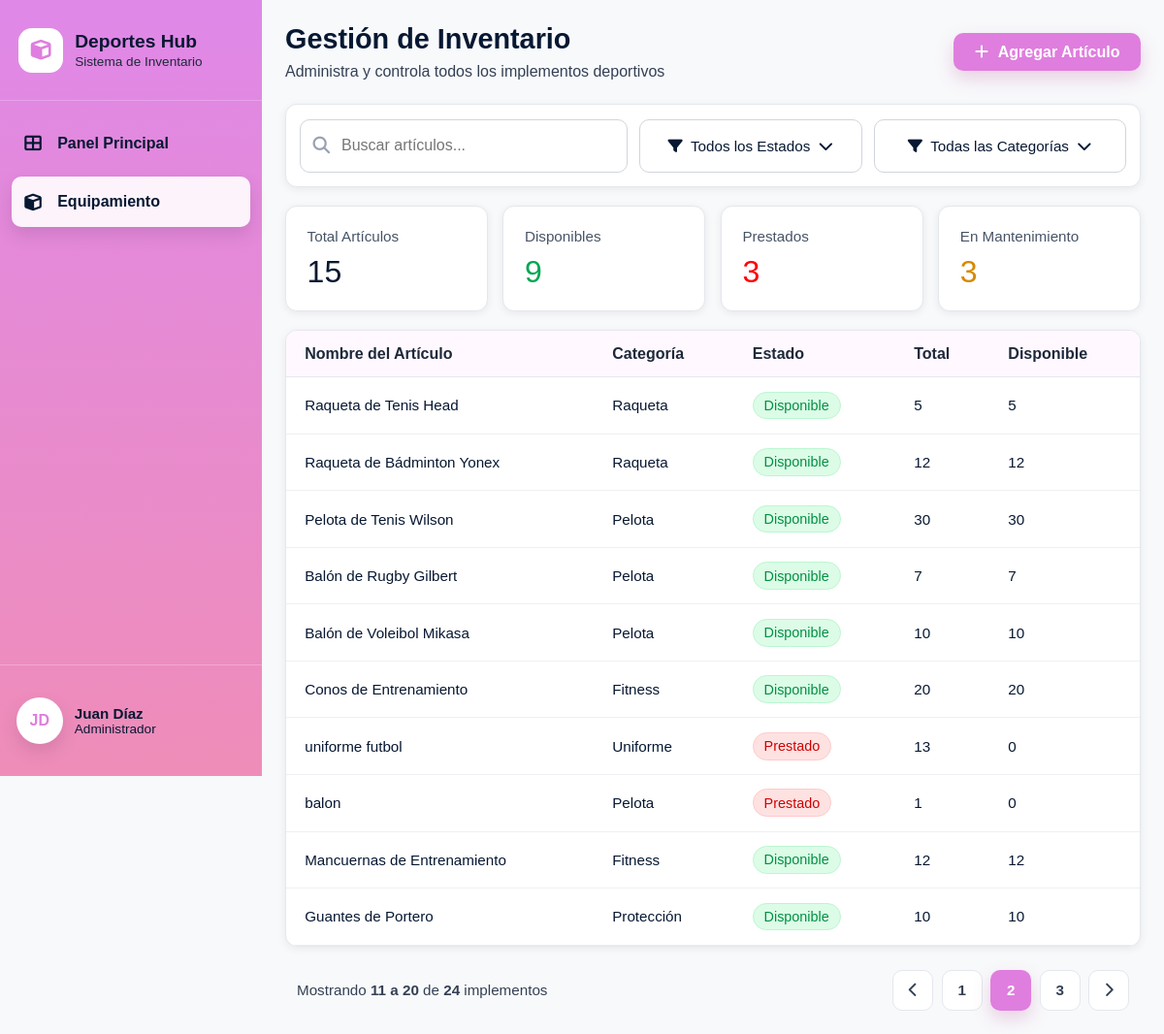
Screenshot of /index.php?pagina=2 (signed in) with the database file from the repository.
### tables this page shows
CREATE TABLE `implementos` (
  `id_implemento` int(11) NOT NULL,
  `id_categoria` int(11) NOT NULL,
  `nombre_implemento` varchar(100) NOT NULL,
  `codigo_implemento` varchar(30) NOT NULL,
  `descripcion` text DEFAULT NULL,
  `cantidad_total` int(11) NOT NULL DEFAULT 0,
  `cantidad_disponible` int(11) NOT NULL DEFAULT 0,
  `estado` enum('disponible','prestado','mantenimiento','inactivo') NOT NULL DEFAULT 'disponible',
  `ubicacion` varchar(100) DEFAULT NULL,
  `fecha_registro` timestamp NOT NULL DEFAULT current_timestamp()
);

CREATE TABLE `categorias` (
  `id_categoria` int(11) NOT NULL,
  `nombre_categoria` varchar(80) NOT NULL,
  `descripcion` varchar(255) DEFAULT NULL,
  `estado` enum('activa','inactiva') NOT NULL DEFAULT 'activa'
);

### index.php (the view, shortened to what this page needs)
<?php
include("conexion.php");
$registros_por_pagina = 10;
$pagina_actual = isset($_GET["pagina"]) ? (int)$_GET["pagina"] : 1;
$inicio = ($pagina_actual - 1) * $registros_por_pagina;
$total_consulta = $conexion->query("SELECT COUNT(*) AS total FROM implementos");
$total_fila = $total_consulta->fetch_assoc();
$total_implementos = $total_fila["total"];
$total_paginas = ceil($total_implementos / $registros_por_pagina);
$consulta_implementos = $conexion->query("
    SELECT
        i.id_implemento,
        i.nombre_implemento,
        i.codigo_implemento,
        i.cantidad_total,
        i.cantidad_disponible,
        i.estado,
        i.ubicacion,
        c.nombre_categoria
    FROM implementos i
    INNER JOIN categorias c ON i.id_categoria = c.id_categoria
    ORDER BY i.id_implemento DESC
    LIMIT $inicio, $registros_por_pagina
");
?>
<!DOCTYPE html>
<html lang="es">
<head>
    <link rel="stylesheet" href="defaul.css">
</head>
<body class="inventario-page">
    <div class="inventario-contenedor">
        <aside class="inventario-menu">
            <div class="inventario-logo">
                <div class="inventario-logo-icon">
                    <i class="fa-solid fa-cube"></i>
                </div>
                <div>
                    <h2>Deportes Hub</h2>
                    <p>Sistema de Inventario</p>
                </div>
            </div>
            <nav class="inventario-nav">
                <a href="administrador.php" class="inventario-link">
                    <i class="fa-solid fa-table-cells-large"></i>
                    <span>Panel Principal</span>
                </a>
                <a href="index.php" class="inventario-link activo">
                    <i class="fa-solid fa-cube"></i>
                    <span>Equipamiento</span>
                </a>
            </nav>
            <div class="inventario-user">
                <div class="inventario-user-avatar">JD</div>
                <div>
                    <h4>Juan Díaz</h4>
                    <p>Administrador</p>
                </div>
            </div>
        </aside>
        <main class="inventario-main">
            <section class="inventario-header">
                <div>
                    <h1>Gestión de Inventario</h1>
                    <p>Administra y controla todos los implementos deportivos</p>
                </div>
                <button class="btn-agregar-articulo" id="btnMostrarArticulo" type="button">
                    <i class="fa-solid fa-plus"></i>
                    Agregar Artículo
                </button>
            </section>
            <div id="vistaInventario">
                <section class="inventario-filtros">
                    <div class="inventario-buscador">
                        <i class="fa-solid fa-magnifying-glass"></i>
                        <input type="text" placeholder="Buscar artículos...">
                    </div>
                    <button class="btn-filtro">
                        <i class="fa-solid fa-filter"></i>
                        Todos los Estados
                        <i class="fa-solid fa-chevron-down"></i>
                    </button>
                    <button class="btn-filtro">
                        <i class="fa-solid fa-filter"></i>
                        Todas las Categorías
                        <i class="fa-solid fa-chevron-down"></i>
                    </button>
                </section>
                <section class="inventario-cards">
                    <article class="inventario-card">
                        <p>Total Artículos</p>
                        <h2>15</h2>
                    </article>
                    <article class="inventario-card">
                        <p>Disponibles</p>
                        <h2 class="numero-verde">9</h2>
                    </article>
                    <article class="inventario-card">
                        <p>Prestados</p>
                        <h2 class="numero-rojo">3</h2>
                    </article>
                    <article class="inventario-card">
                        <p>En Mantenimiento</p>
                        <h2 class="numero-naranja">3</h2>
                    </article>
                </section>
                <section class="inventario-tabla-contenedor">
                    <table class="inventario-tabla">
                        <thead>
                            <tr>
                                <th>Nombre del Artículo</th>
                                <th>Categoría</th>
                                <th>Estado</th>
                                <th>Total</th>
                                <th>Disponible</th>
                            </tr>
                        </thead>
                        <tbody>
                            <?php while($implemento = $consulta_implementos->fetch_assoc()) { ?>
                                <tr>
                                    <td><?php echo $implemento["nombre_implemento"]; ?></td>
                                    <td><?php echo $implemento["nombre_categoria"]; ?></td>
                                    <td>
                                        <span class="estado-inventario <?php echo $implemento["estado"]; ?>">
                                            <?php echo ucfirst($implemento["estado"]); ?>
                                        </span>
                                    </td>
                                    <td><?php echo $implemento["cantidad_total"]; ?></td>
                                    <td><?php echo $implemento["cantidad_disponible"]; ?></td>
                                </tr>
                            <?php } ?>
                        </tbody>
                    </table>
                </section>
                <section class="inventario-paginacion">
                    <p>
                        Mostrando
                        <strong>
                            <?php echo $total_implementos > 0 ? $inicio + 1 : 0; ?>
                            a
                            <?php
                                $fin = $inicio + $registros_por_pagina;
                                echo $fin > $total_implementos ? $total_implementos : $fin;
                            ?>
                        </strong>
                        de <strong><?php echo $total_implementos; ?></strong> implementos
                    </p>
                    <div class="paginacion-botones">
                        <?php if ($pagina_actual > 1) { ?>
                            <button type="button" onclick="window.location.href='index.php?pagina=<?php echo $pagina_actual - 1; ?>'">
                                <i class="fa-solid fa-chevron-left"></i>
                            </button>
                        <?php } else { ?>
                            <button type="button" disabled>
                                <i class="fa-solid fa-chevron-left"></i>
                            </button>
                        <?php } ?>
                        <?php for ($i = 1; $i <= $total_paginas; $i++) { ?>
                            <button
                                type="button"
                                class="<?php echo $i == $pagina_actual ? 'pagina-activa' : ''; ?>"
                                onclick="window.location.href='index.php?pagina=<?php echo $i; ?>'">
                                <?php echo $i; ?>
                            </button>
                        <?php } ?>
                        <?php if ($pagina_actual < $total_paginas) { ?>
                            <button type="button" onclick="window.location.href='index.php?pagina=<?php echo $pagina_actual + 1; ?>'">
                                <i class="fa-solid fa-chevron-right"></i>
                            </button>
                        <?php } else { ?>
                            <button type="button" disabled>
                                <i class="fa-solid fa-chevron-right"></i>
                            </button>
                        <?php } ?>
                    </div>
                </section>
            </div>
        </main>
    </div>
</body>
</html>

### rows the page displays
implementos: nombre_implemento "Raqueta de Tenis Head", id_categoria.nombre_categoria "Raqueta", estado "Disponible", cantidad_total "5", cantidad_disponible "5"
implementos: nombre_implemento "Raqueta de Bádminton Yonex", id_categoria.nombre_categoria "Raqueta", estado "Disponible", cantidad_total "12", cantidad_disponible "12"
implementos: nombre_implemento "Pelota de Tenis Wilson", id_categoria.nombre_categoria "Pelota", estado "Disponible", cantidad_total "30", cantidad_disponible "30"
implementos: nombre_implemento "Balón de Rugby Gilbert", id_categoria.nombre_categoria "Pelota", estado "Disponible", cantidad_total "7", cantidad_disponible "7"
implementos: nombre_implemento "Balón de Voleibol Mikasa", id_categoria.nombre_categoria "Pelota", estado "Disponible", cantidad_total "10", cantidad_disponible "10"
implementos: nombre_implemento "Conos de Entrenamiento", id_categoria.nombre_categoria "Fitness", estado "Disponible", cantidad_total "20", cantidad_disponible "20"
implementos: nombre_implemento "uniforme futbol", id_categoria.nombre_categoria "Uniforme", estado "Prestado", cantidad_total "13", cantidad_disponible "0"
implementos: nombre_implemento "balon", id_categoria.nombre_categoria "Pelota", estado "Prestado", cantidad_total "1", cantidad_disponible "0"
implementos: nombre_implemento "Mancuernas de Entrenamiento", id_categoria.nombre_categoria "Fitness", estado "Disponible", cantidad_total "12", cantidad_disponible "12"
implementos: nombre_implemento "Guantes de Portero", id_categoria.nombre_categoria "Protección", estado "Disponible", cantidad_total "10", cantidad_disponible "10"

### other values shown
$inicio + 1 "11"
$fin "20"
$total_implementos "24"
